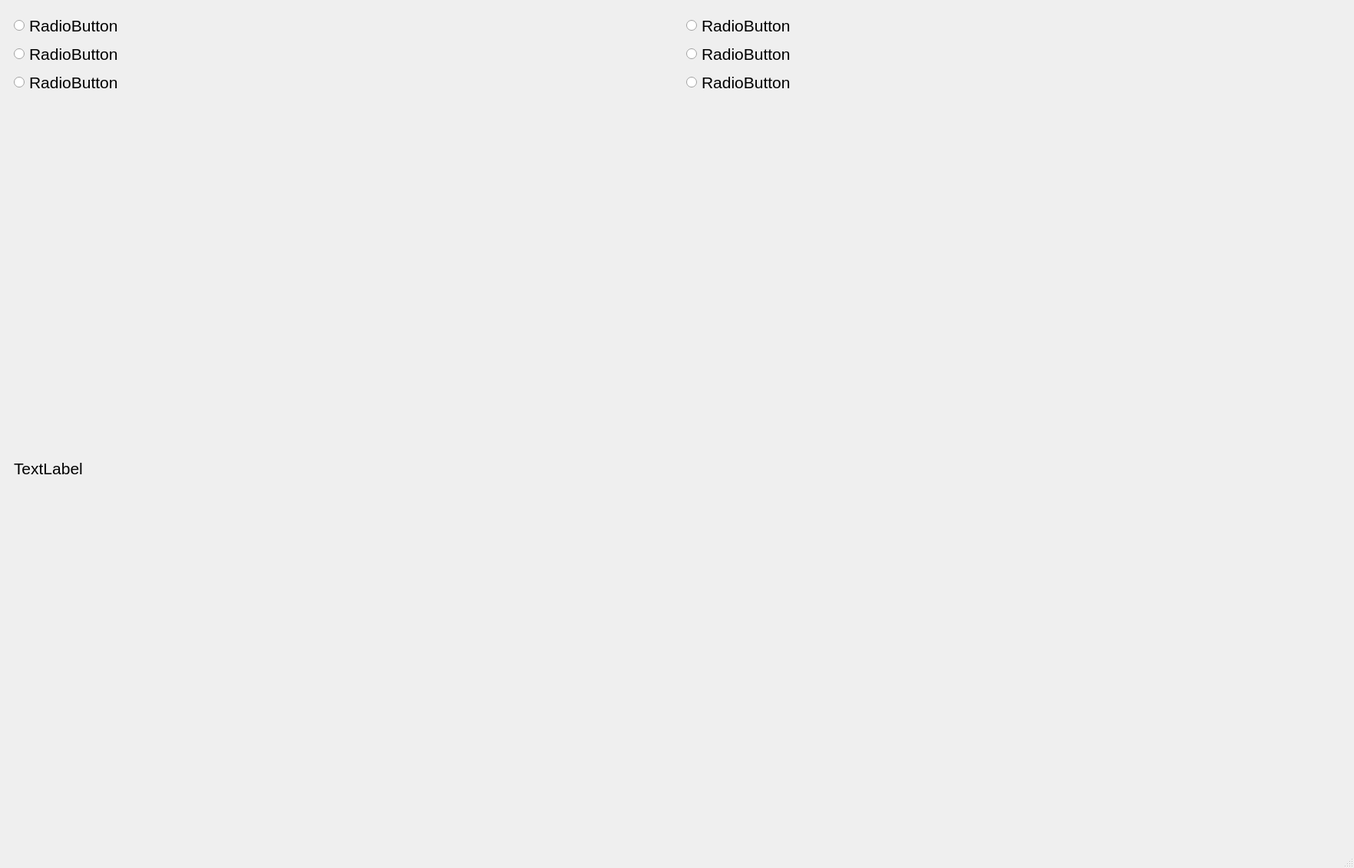
<?xml version="1.0" encoding="UTF-8"?>
<ui version="4.0">
 <class>MainWindow</class>
 <widget class="QMainWindow" name="MainWindow">
  <property name="geometry">
   <rect>
    <x>0</x>
    <y>0</y>
    <width>1764</width>
    <height>1131</height>
   </rect>
  </property>
  <property name="windowTitle">
   <string>MainWindow</string>
  </property>
  <widget class="QWidget" name="centralwidget">
   <layout class="QHBoxLayout" name="horizontalLayout">
    <item>
     <widget class="QWidget" name="rightw" native="true">
      <layout class="QVBoxLayout" name="verticalLayout">
       <item>
        <widget class="QRadioButton" name="radioButton_2">
         <property name="font">
          <font>
           <pointsize>16</pointsize>
          </font>
         </property>
         <property name="text">
          <string>RadioButton</string>
         </property>
        </widget>
       </item>
       <item>
        <widget class="QRadioButton" name="radioButton_3">
         <property name="font">
          <font>
           <pointsize>16</pointsize>
          </font>
         </property>
         <property name="text">
          <string>RadioButton</string>
         </property>
        </widget>
       </item>
       <item>
        <widget class="QRadioButton" name="radioButton">
         <property name="font">
          <font>
           <pointsize>16</pointsize>
          </font>
         </property>
         <property name="text">
          <string>RadioButton</string>
         </property>
        </widget>
       </item>
       <item>
        <widget class="QLabel" name="label">
         <property name="font">
          <font>
           <pointsize>16</pointsize>
          </font>
         </property>
         <property name="text">
          <string>TextLabel</string>
         </property>
        </widget>
       </item>
      </layout>
     </widget>
    </item>
    <item>
     <widget class="QWidget" name="leftw" native="true">
      <layout class="QVBoxLayout" name="verticalLayout_2">
       <item>
        <widget class="QRadioButton" name="radioButton_4">
         <property name="font">
          <font>
           <pointsize>16</pointsize>
          </font>
         </property>
         <property name="text">
          <string>RadioButton</string>
         </property>
        </widget>
       </item>
       <item>
        <widget class="QRadioButton" name="radioButton_5">
         <property name="font">
          <font>
           <pointsize>16</pointsize>
          </font>
         </property>
         <property name="text">
          <string>RadioButton</string>
         </property>
        </widget>
       </item>
       <item>
        <widget class="QRadioButton" name="radioButton_6">
         <property name="font">
          <font>
           <pointsize>16</pointsize>
          </font>
         </property>
         <property name="text">
          <string>RadioButton</string>
         </property>
        </widget>
       </item>
       <item>
        <spacer name="verticalSpacer">
         <property name="orientation">
          <enum>Qt::Vertical</enum>
         </property>
         <property name="sizeHint" stdset="0">
          <size>
           <width>20</width>
           <height>40</height>
          </size>
         </property>
        </spacer>
       </item>
      </layout>
     </widget>
    </item>
   </layout>
  </widget>
  <widget class="QMenuBar" name="menubar">
   <property name="geometry">
    <rect>
     <x>0</x>
     <y>0</y>
     <width>1764</width>
     <height>56</height>
    </rect>
   </property>
  </widget>
  <widget class="QStatusBar" name="statusbar"/>
 </widget>
 <resources/>
 <connections/>
</ui>
